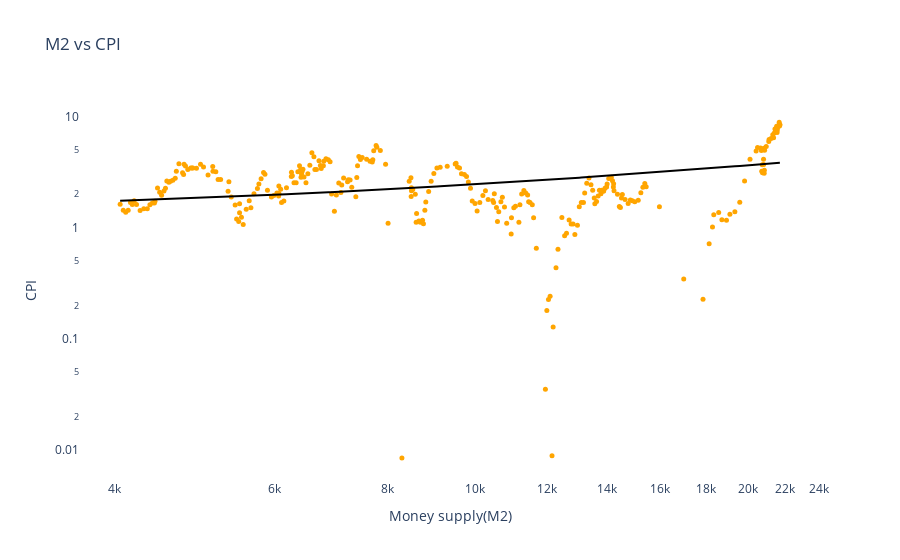

The code cell stored with this chart in its notebook:
### Code cell
# Scatter plot for 'M2' vs 'CPI' with trend line and markers
fig1 = px.scatter(m2, x='M2SL', y=cpi['MonthlyChange'], log_x=True, log_y=True,
                  title='M2 vs CPI',
                  labels={'M2SL': 'Money supply(M2)', 'y': 'CPI'},
                  trendline_color_override='black',  # Set trend line color to black
                  trendline='ols')  # Use ordinary least squares (OLS) for the trend line

# Update marker properties
fig1.update_traces(marker=dict(color='orange', size=5))  # Set marker color and size

fig1.update_layout(
    plot_bgcolor='rgba(0, 0, 0, 0)')  # Set the background color of the plot

fig1.write_html('interactive_Scatter_plot_M2_vs_CPI.html')
fig1.show()

### Figure 1 — Plotly figure (JSON) as saved in the notebook; plotly's stock layout.template omitted (floating-point values rounded to 4 significant figures; data arrays with more than 128 entries replaced by an {"elided": "..."} marker saying what was removed)
{"data": [{"hovertemplate": "Money supply(M2)=%{x}<br>CPI=%{y}<extra></extra>", "legendgroup": "", "marker": {"color": "orange", "size": 5, "symbol": "circle"}, "mode": "markers", "name": "", "orientation": "v", "showlegend": false, "type": "scatter", "x": {"elided": "311 float values"}, "xaxis": "x", "y": {"elided": "311 float values"}, "yaxis": "y"}, {"hovertemplate": "<b>OLS trendline</b><br>y = 0.000119063 * M2SL + 1.268<br>R<sup>2</sup>=0.122989<br><br>Money supply(M2)=%{x}<br>CPI=%{y} <b>(trend)</b><extra></extra>", "legendgroup": "", "line": {"color": "black"}, "marker": {"color": "orange", "size": 5, "symbol": "circle"}, "mode": "lines", "name": "", "showlegend": false, "type": "scatter", "x": {"elided": "311 float values"}, "xaxis": "x", "y": {"elided": "311 float values"}, "yaxis": "y"}], "layout": {"legend": {"tracegroupgap": 0}, "plot_bgcolor": "rgba(0, 0, 0, 0)", "title": {"text": "M2 vs CPI"}, "xaxis": {"anchor": "y", "domain": [0, 1], "title": {"text": "Money supply(M2)"}, "type": "log"}, "yaxis": {"anchor": "x", "domain": [0, 1], "title": {"text": "CPI"}, "type": "log"}}}
